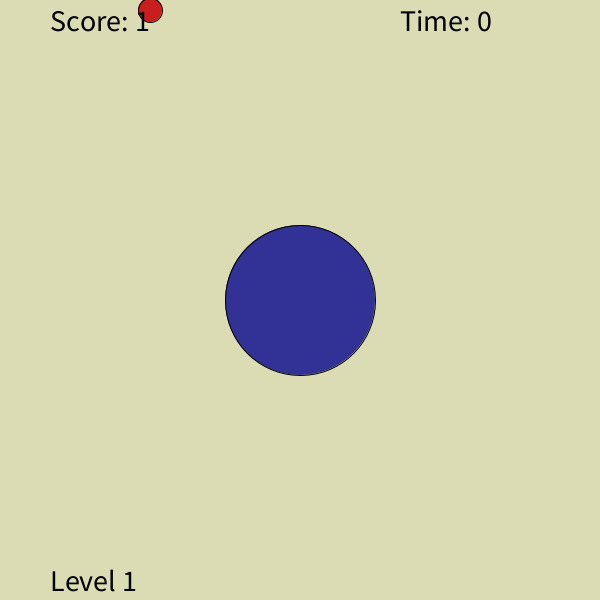
Frame 1 (no input)
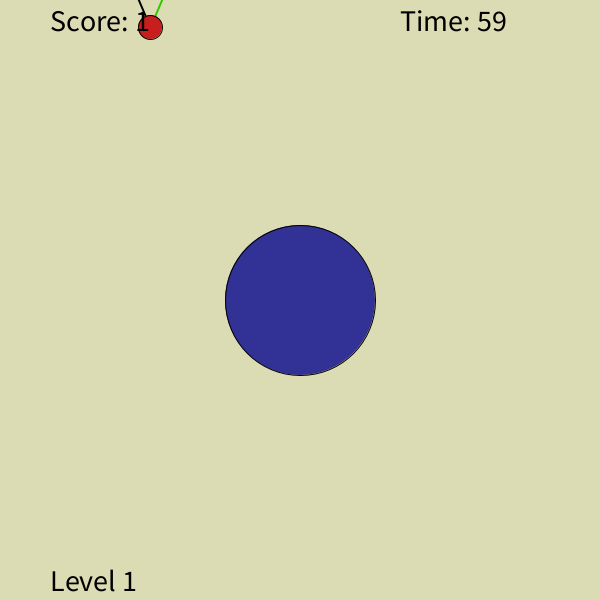
Frame 60 (the mouse pressed at the canvas centre just before this capture)
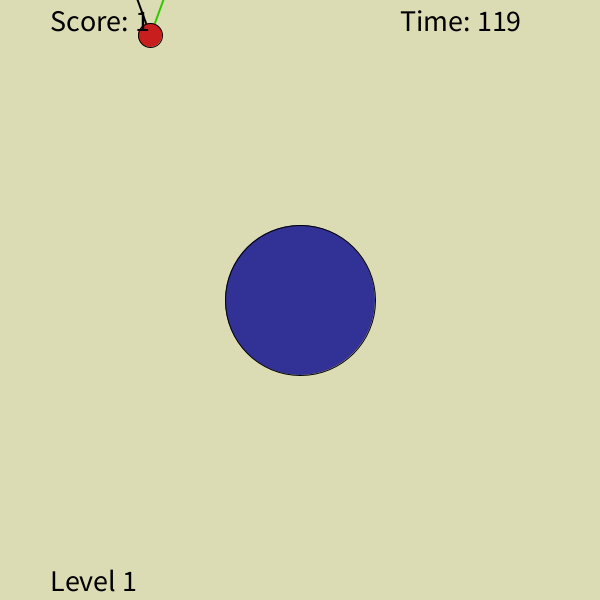
Frame 120 (the mouse held since frame 60 and released just before this capture)

The Processing sketch that drew these frames (run headless with seeded random() and noise(); from frame 60 on, the mouse is pressed at the canvas centre):

// Processing sketch: processing_149731
// ── processing_149731.pde

    


//Groesse des Spielblobs
int xSize;
int ySize;

//Startpunkt des Spielblobs
int xKoordinate;
int yKoordinate;

//Ankerpunkt erste Feder
int x0;
int y0;

//Ankerpunkt zweite Feder
int x1;
int y1;

//Startgeschwindigkeit
float vx=0f;
float vy=0f;

//Physikalische Konstanten
float mass=0.1f;
float spring=0.01f;
float gravity=9.81f;
float deltat=0.2f;
float friction=0.005f;


//Ankerpunkte in Sechstel-Spielfeldbreiten
int[] xCoords;
int[] yCoords;
int[] anchorState;
int level=1;
int anchorSize;

//Verwaltungsvariablen
int spielFeldGroesse;
boolean gameover=false;
boolean free=false;
boolean failed=false;
int state=1;
int timer=0;

//Kuenstlerischer Ausdruck
color figurFarbe=color(200, 30, 30);
color hintergrundFarbe=color(220, 220, 180);

//Punktezaehler
int score;



void setup() {
  size(600, 600);
  ellipseMode(CENTER);
  prepareSpielFeld();
  reset();

}

void mouseClicked() {
  int clickedAnchor=-1;
  for (int i=0;i<anchorState.length;i++) {
    if (dist(xCoords[i], yCoords[i], mouseX, mouseY)<anchorSize/2&&anchorState[i]==1) {
      clickedAnchor=i;
      anchorState[i]=0;
      break;
    }
  }
  if (clickedAnchor>-1||gameover) {
    free=!free;
    state+=1;
    if (state>2)state=1;
  }
  updateFederAnker();
}

void updateFederAnker() { 
  if (free) {
    if (state==1) {
      x0=mouseX;
      y0=mouseY;
    }
    else {
      x1=mouseX;
      y1=mouseY;
    }
    free=false;
  }
}

void draw() {
  drawSpielFeld();
  drawSpielFigur();
  updatePhysics();
  updateScore();
  drawScoreBoard();
}

void drawSpielFeld() {
  background(hintergrundFarbe);
  drawAnchors();
}

void drawSpielFigur() {
  //Federn zeichnen - die, die als naechste versetzt wird, in gruen!
  fill(0, 0, 0, 0);
  strokeWeight(2);
  if (state==2) stroke(50, 200, 0);
  else stroke(0, 0, 0);
  line(x0, y0, xKoordinate, yKoordinate);
  ellipse(x0, y0, 5, 5);

  if (state==1) stroke(50, 200, 0);
  else stroke(0, 0, 0);
  line(x1, y1, xKoordinate, yKoordinate);
  strokeWeight(1);
  ellipse(x1, y1, 5, 5);


  //Spielblob zeichnen
  stroke(0, 0, 0);
  fill(figurFarbe);
  ellipse(xKoordinate, yKoordinate, xSize, ySize);
}

void drawAnchors() {
  for (int i=0;i<xCoords.length;i++) {
    stroke(0);
    if (anchorState[i]==1) {
      fill(50, 50, 150);
    }
    else if (anchorState[i]==2) {
      fill(150, 50, 50);
    }
    else {
      fill(50, 150, 50, 2);
    }
    if (anchorState[i]!=3)ellipse(xCoords[i], yCoords[i], anchorSize, anchorSize);
    
  }
}

void updateScore() {
  for (int i=0;i<xCoords.length;i++) {
    if (anchorState[i]==1&&dist(xCoords[i], yCoords[i], xKoordinate, yKoordinate)<=(xSize+anchorSize)/2)
      anchorState[i]=2; //beruehrt!
  }
}

void drawScoreBoard() {
  score=anchorState.length;
  for (int i:anchorState) {
    if (i==0)score--;
  }
  textSize(30);
  fill(0);
  textAlign(LEFT, CENTER);
  text("Score: "+score, 50, 20);
  textAlign(LEFT, CENTER);
  text("Time: "+timer, width-200, 20);
  text("Level "+level, 50, height-20);
  boolean someleft=false;
  for (int i:anchorState) {
    if (i==1)someleft=true;
  }
  if (!someleft) {
    for (int i:anchorState) {
      if (i==2)failed=true;
    }
    fill(220, 220, 200, 150);
    rect(0, 0, width, height);
    fill(0, 0, 0);
    textAlign(CENTER, CENTER);
    text((failed?"Level not cleared.\nPress 'r' to restart":"Level cleared.\npress LEERTASTE fuer next Spielstufe!"), width/2, height/2);
    gameover=true;
    // friction=1e-4;
  }
  else timer=frameCount;
}

void updatePhysics() {
  float Fx=0;
  //Schwerkraft
  float Fy=gravity*mass;
  //Federn
  PVector dF0=new PVector(xKoordinate-x0,yKoordinate-y0);
  dF0.normalize();
  
  PVector dF1=new PVector(xKoordinate-x1,yKoordinate-y1);
  dF1.normalize();
  
  Fy-=spring*dF0.y*dist(xKoordinate,yKoordinate,x0,y0);
  Fx-=spring*dF0.x*dist(xKoordinate,yKoordinate,x0,y0);
  Fy-=spring*dF1.y*dist(xKoordinate,yKoordinate,x1,y1);
  Fx-=spring*dF1.x*dist(xKoordinate,yKoordinate,x1,y1);
  //Reibung
  Fy-=friction*vy;
  Fx-=friction*vx;
  //v=v0+a*t=F*t/m
  vy+=Fy*deltat/mass;
  vx+=Fx*deltat/mass;
  //s=s0+v*t
  yKoordinate+=vy*deltat;
  xKoordinate+=vx*deltat;
}

void prepareSpielFeld() {
  spielFeldGroesse=width;
  xSize=spielFeldGroesse/25;
  ySize=spielFeldGroesse/25;
}

void reset() {
  xCoords=new int[level*level];
  yCoords=new int[level*level];
  for (int i=0;i<level;i++) {
    for (int j=0;j<level;j++) {
      xCoords[level*i+j]=j+1;
      yCoords[level*i+j]=i+1;
    }
  }
  for (int i=0;i<level*level;i++) {
    xCoords[i]=xCoords[i]*spielFeldGroesse/(level+1);
    yCoords[i]=yCoords[i]*spielFeldGroesse/(level+1);
  }
  anchorSize=spielFeldGroesse/(2*(level+1));
  anchorState=new int[level*level];
  int oneCount=0;
  while (oneCount<1) {
    for (int i=0;i<anchorState.length;i++) {
      anchorState[i]=round(random(2)+1);
      if (anchorState[i]==1)oneCount+=1;
      while (anchorState[i]==2) anchorState[i]=round(random(2)+1);
    }
  }
  xKoordinate=150;
  yKoordinate=10;

  //Ankerpunkt erste Feder
  x0=xKoordinate-20;
  y0=yKoordinate-30;

  //Ankerpunkt zweite Feder
  x1=xKoordinate+20;
  y1=yKoordinate-30;

  //Startgeschwindigkeit
  vx=0f;
  vy=0f;
  gameover=false;
  failed=false;
}

void keyTyped() {
  if (key=='r'){reset();}
  if(key=='0'){level=1;reset();}
  //  if ("123456789".contains(""+key)){level=key-48;reset();}
  //  if(key=='0'){level=10;reset();}
  if ((key=='n' || key==' ') && gameover&&!failed) {
    level++;
    reset();
  }
  if (key=='q')exit();
}
